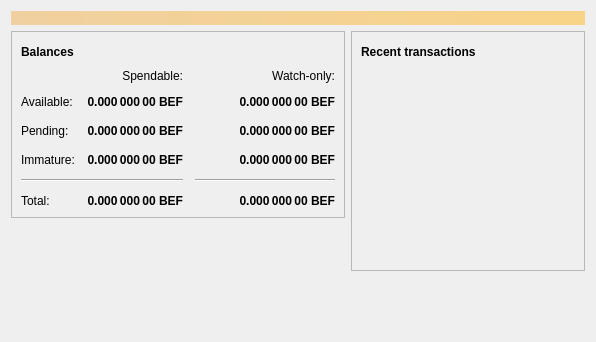
<?xml version="1.0" encoding="UTF-8"?>
<ui version="4.0">
 <class>OverviewPage</class>
 <widget class="QWidget" name="OverviewPage">
  <property name="geometry">
   <rect>
    <x>0</x>
    <y>0</y>
    <width>596</width>
    <height>342</height>
   </rect>
  </property>
  <property name="windowTitle">
   <string>Form</string>
  </property>
  <layout class="QVBoxLayout" name="topLayout">
   <item>
    <widget class="QLabel" name="labelAlerts">
     <property name="visible">
      <bool>false</bool>
     </property>
     <property name="styleSheet">
      <string notr="true">background-color: qlineargradient(x1: 0, y1: 0, x2: 1, y2: 0, stop:0 #F0D0A0, stop:1 #F8D488); color:#000000;</string>
     </property>
     <property name="wordWrap">
      <bool>true</bool>
     </property>
     <property name="margin">
      <number>3</number>
     </property>
    </widget>
   </item>
   <item>
    <layout class="QHBoxLayout" name="horizontalLayout" stretch="1,1">
     <item>
      <layout class="QVBoxLayout" name="verticalLayout_2">
       <item>
        <widget class="QFrame" name="frame">
         <property name="frameShape">
          <enum>QFrame::StyledPanel</enum>
         </property>
         <property name="frameShadow">
          <enum>QFrame::Raised</enum>
         </property>
         <layout class="QVBoxLayout" name="verticalLayout_4">
          <item>
           <layout class="QHBoxLayout" name="horizontalLayout_4">
            <item>
             <widget class="QLabel" name="label_5">
              <property name="font">
               <font>
                <weight>75</weight>
                <bold>true</bold>
               </font>
              </property>
              <property name="text">
               <string>Balances</string>
              </property>
             </widget>
            </item>
            <item>
             <widget class="QPushButton" name="labelWalletStatus">
              <property name="enabled">
               <bool>false</bool>
              </property>
              <property name="maximumSize">
               <size>
                <width>30</width>
                <height>16777215</height>
               </size>
              </property>
              <property name="toolTip">
               <string>The displayed information may be out of date. Your wallet automatically synchronizes with the BeCoin network after a connection is established, but this process has not completed yet.</string>
              </property>
              <property name="text">
               <string/>
              </property>
              <property name="icon">
               <iconset resource="../becoin.qrc">
                <normaloff>:/icons/warning</normaloff>
                <disabledoff>:/icons/warning</disabledoff>:/icons/warning</iconset>
              </property>
              <property name="iconSize">
               <size>
                <width>24</width>
                <height>24</height>
               </size>
              </property>
              <property name="flat">
               <bool>true</bool>
              </property>
             </widget>
            </item>
            <item>
             <spacer name="horizontalSpacer_3">
              <property name="orientation">
               <enum>Qt::Horizontal</enum>
              </property>
              <property name="sizeHint" stdset="0">
               <size>
                <width>40</width>
                <height>20</height>
               </size>
              </property>
             </spacer>
            </item>
           </layout>
          </item>
          <item>
           <layout class="QGridLayout" name="gridLayout">
            <property name="spacing">
             <number>12</number>
            </property>
            <item row="2" column="2">
             <widget class="QLabel" name="labelWatchPending">
              <property name="font">
               <font>
                <weight>75</weight>
                <bold>true</bold>
               </font>
              </property>
              <property name="cursor">
               <cursorShape>IBeamCursor</cursorShape>
              </property>
              <property name="toolTip">
               <string>Unconfirmed transactions to watch-only addresses</string>
              </property>
              <property name="text">
               <string notr="true">0.000 000 00 BEF</string>
              </property>
              <property name="alignment">
               <set>Qt::AlignRight|Qt::AlignTrailing|Qt::AlignVCenter</set>
              </property>
              <property name="textInteractionFlags">
               <set>Qt::LinksAccessibleByMouse|Qt::TextSelectableByKeyboard|Qt::TextSelectableByMouse</set>
              </property>
             </widget>
            </item>
            <item row="2" column="1">
             <widget class="QLabel" name="labelUnconfirmed">
              <property name="font">
               <font>
                <weight>75</weight>
                <bold>true</bold>
               </font>
              </property>
              <property name="cursor">
               <cursorShape>IBeamCursor</cursorShape>
              </property>
              <property name="toolTip">
               <string>Total of transactions that have yet to be confirmed, and do not yet count toward the spendable balance</string>
              </property>
              <property name="text">
               <string notr="true">0.000 000 00 BEF</string>
              </property>
              <property name="alignment">
               <set>Qt::AlignRight|Qt::AlignTrailing|Qt::AlignVCenter</set>
              </property>
              <property name="textInteractionFlags">
               <set>Qt::LinksAccessibleByMouse|Qt::TextSelectableByKeyboard|Qt::TextSelectableByMouse</set>
              </property>
             </widget>
            </item>
            <item row="3" column="2">
             <widget class="QLabel" name="labelWatchImmature">
              <property name="font">
               <font>
                <weight>75</weight>
                <bold>true</bold>
               </font>
              </property>
              <property name="cursor">
               <cursorShape>IBeamCursor</cursorShape>
              </property>
              <property name="toolTip">
               <string>Mined balance in watch-only addresses that has not yet matured</string>
              </property>
              <property name="text">
               <string notr="true">0.000 000 00 BEF</string>
              </property>
              <property name="alignment">
               <set>Qt::AlignRight|Qt::AlignTrailing|Qt::AlignVCenter</set>
              </property>
              <property name="textInteractionFlags">
               <set>Qt::LinksAccessibleByMouse|Qt::TextSelectableByKeyboard|Qt::TextSelectableByMouse</set>
              </property>
             </widget>
            </item>
            <item row="4" column="0" colspan="2">
             <widget class="Line" name="line">
              <property name="orientation">
               <enum>Qt::Horizontal</enum>
              </property>
             </widget>
            </item>
            <item row="4" column="2">
             <widget class="Line" name="lineWatchBalance">
              <property name="sizePolicy">
               <sizepolicy hsizetype="Preferred" vsizetype="Fixed">
                <horstretch>0</horstretch>
                <verstretch>0</verstretch>
               </sizepolicy>
              </property>
              <property name="minimumSize">
               <size>
                <width>140</width>
                <height>0</height>
               </size>
              </property>
              <property name="orientation">
               <enum>Qt::Horizontal</enum>
              </property>
             </widget>
            </item>
            <item row="5" column="0">
             <widget class="QLabel" name="labelTotalText">
              <property name="text">
               <string>Total:</string>
              </property>
             </widget>
            </item>
            <item row="3" column="1">
             <widget class="QLabel" name="labelImmature">
              <property name="font">
               <font>
                <weight>75</weight>
                <bold>true</bold>
               </font>
              </property>
              <property name="cursor">
               <cursorShape>IBeamCursor</cursorShape>
              </property>
              <property name="toolTip">
               <string>Mined balance that has not yet matured</string>
              </property>
              <property name="text">
               <string notr="true">0.000 000 00 BEF</string>
              </property>
              <property name="alignment">
               <set>Qt::AlignRight|Qt::AlignTrailing|Qt::AlignVCenter</set>
              </property>
              <property name="textInteractionFlags">
               <set>Qt::LinksAccessibleByMouse|Qt::TextSelectableByKeyboard|Qt::TextSelectableByMouse</set>
              </property>
             </widget>
            </item>
            <item row="2" column="3">
             <spacer name="horizontalSpacer_2">
              <property name="orientation">
               <enum>Qt::Horizontal</enum>
              </property>
              <property name="sizeHint" stdset="0">
               <size>
                <width>40</width>
                <height>20</height>
               </size>
              </property>
             </spacer>
            </item>
            <item row="3" column="0">
             <widget class="QLabel" name="labelImmatureText">
              <property name="text">
               <string>Immature:</string>
              </property>
             </widget>
            </item>
            <item row="5" column="1">
             <widget class="QLabel" name="labelTotal">
              <property name="font">
               <font>
                <weight>75</weight>
                <bold>true</bold>
               </font>
              </property>
              <property name="cursor">
               <cursorShape>IBeamCursor</cursorShape>
              </property>
              <property name="toolTip">
               <string>Your current total balance</string>
              </property>
              <property name="text">
               <string notr="true">0.000 000 00 BEF</string>
              </property>
              <property name="alignment">
               <set>Qt::AlignRight|Qt::AlignTrailing|Qt::AlignVCenter</set>
              </property>
              <property name="textInteractionFlags">
               <set>Qt::LinksAccessibleByMouse|Qt::TextSelectableByKeyboard|Qt::TextSelectableByMouse</set>
              </property>
             </widget>
            </item>
            <item row="5" column="2">
             <widget class="QLabel" name="labelWatchTotal">
              <property name="font">
               <font>
                <weight>75</weight>
                <bold>true</bold>
               </font>
              </property>
              <property name="cursor">
               <cursorShape>IBeamCursor</cursorShape>
              </property>
              <property name="toolTip">
               <string>Current total balance in watch-only addresses</string>
              </property>
              <property name="text">
               <string notr="true">0.000 000 00 BEF</string>
              </property>
              <property name="alignment">
               <set>Qt::AlignRight|Qt::AlignTrailing|Qt::AlignVCenter</set>
              </property>
              <property name="textInteractionFlags">
               <set>Qt::LinksAccessibleByMouse|Qt::TextSelectableByKeyboard|Qt::TextSelectableByMouse</set>
              </property>
             </widget>
            </item>
            <item row="0" column="2">
             <widget class="QLabel" name="labelWatchonly">
              <property name="text">
               <string>Watch-only:</string>
              </property>
              <property name="alignment">
               <set>Qt::AlignRight|Qt::AlignTrailing|Qt::AlignVCenter</set>
              </property>
             </widget>
            </item>
            <item row="1" column="0">
             <widget class="QLabel" name="labelBalanceText">
              <property name="text">
               <string>Available:</string>
              </property>
             </widget>
            </item>
            <item row="1" column="1">
             <widget class="QLabel" name="labelBalance">
              <property name="font">
               <font>
                <weight>75</weight>
                <bold>true</bold>
               </font>
              </property>
              <property name="cursor">
               <cursorShape>IBeamCursor</cursorShape>
              </property>
              <property name="toolTip">
               <string>Your current spendable balance</string>
              </property>
              <property name="text">
               <string notr="true">0.000 000 00 BEF</string>
              </property>
              <property name="alignment">
               <set>Qt::AlignRight|Qt::AlignTrailing|Qt::AlignVCenter</set>
              </property>
              <property name="textInteractionFlags">
               <set>Qt::LinksAccessibleByMouse|Qt::TextSelectableByKeyboard|Qt::TextSelectableByMouse</set>
              </property>
             </widget>
            </item>
            <item row="1" column="2">
             <widget class="QLabel" name="labelWatchAvailable">
              <property name="font">
               <font>
                <weight>75</weight>
                <bold>true</bold>
               </font>
              </property>
              <property name="cursor">
               <cursorShape>IBeamCursor</cursorShape>
              </property>
              <property name="toolTip">
               <string>Your current balance in watch-only addresses</string>
              </property>
              <property name="text">
               <string notr="true">0.000 000 00 BEF</string>
              </property>
              <property name="alignment">
               <set>Qt::AlignRight|Qt::AlignTrailing|Qt::AlignVCenter</set>
              </property>
              <property name="textInteractionFlags">
               <set>Qt::LinksAccessibleByMouse|Qt::TextSelectableByKeyboard|Qt::TextSelectableByMouse</set>
              </property>
             </widget>
            </item>
            <item row="2" column="0">
             <widget class="QLabel" name="labelPendingText">
              <property name="text">
               <string>Pending:</string>
              </property>
             </widget>
            </item>
            <item row="0" column="1">
             <widget class="QLabel" name="labelSpendable">
              <property name="text">
               <string>Spendable:</string>
              </property>
              <property name="alignment">
               <set>Qt::AlignRight|Qt::AlignTrailing|Qt::AlignVCenter</set>
              </property>
             </widget>
            </item>
           </layout>
          </item>
         </layout>
        </widget>
       </item>
       <item>
        <spacer name="verticalSpacer">
         <property name="orientation">
          <enum>Qt::Vertical</enum>
         </property>
         <property name="sizeHint" stdset="0">
          <size>
           <width>20</width>
           <height>40</height>
          </size>
         </property>
        </spacer>
       </item>
      </layout>
     </item>
     <item>
      <layout class="QVBoxLayout" name="verticalLayout_3">
       <item>
        <widget class="QFrame" name="frame_2">
         <property name="frameShape">
          <enum>QFrame::StyledPanel</enum>
         </property>
         <property name="frameShadow">
          <enum>QFrame::Raised</enum>
         </property>
         <layout class="QVBoxLayout" name="verticalLayout">
          <item>
           <layout class="QHBoxLayout" name="horizontalLayout_2">
            <item>
             <widget class="QLabel" name="label_4">
              <property name="font">
               <font>
                <weight>75</weight>
                <bold>true</bold>
               </font>
              </property>
              <property name="text">
               <string>Recent transactions</string>
              </property>
             </widget>
            </item>
            <item>
             <widget class="QPushButton" name="labelTransactionsStatus">
              <property name="enabled">
               <bool>false</bool>
              </property>
              <property name="maximumSize">
               <size>
                <width>30</width>
                <height>16777215</height>
               </size>
              </property>
              <property name="toolTip">
               <string>The displayed information may be out of date. Your wallet automatically synchronizes with the BeCoin network after a connection is established, but this process has not completed yet.</string>
              </property>
              <property name="text">
               <string/>
              </property>
              <property name="icon">
               <iconset resource="../becoin.qrc">
                <normaloff>:/icons/warning</normaloff>
                <disabledoff>:/icons/warning</disabledoff>:/icons/warning</iconset>
              </property>
              <property name="iconSize">
               <size>
                <width>24</width>
                <height>24</height>
               </size>
              </property>
              <property name="flat">
               <bool>true</bool>
              </property>
             </widget>
            </item>
            <item>
             <spacer name="horizontalSpacer">
              <property name="orientation">
               <enum>Qt::Horizontal</enum>
              </property>
              <property name="sizeHint" stdset="0">
               <size>
                <width>40</width>
                <height>20</height>
               </size>
              </property>
             </spacer>
            </item>
           </layout>
          </item>
          <item>
           <widget class="QListView" name="listTransactions">
            <property name="styleSheet">
             <string notr="true">QListView { background: transparent; }</string>
            </property>
            <property name="frameShape">
             <enum>QFrame::NoFrame</enum>
            </property>
            <property name="verticalScrollBarPolicy">
             <enum>Qt::ScrollBarAlwaysOff</enum>
            </property>
            <property name="horizontalScrollBarPolicy">
             <enum>Qt::ScrollBarAlwaysOff</enum>
            </property>
            <property name="selectionMode">
             <enum>QAbstractItemView::NoSelection</enum>
            </property>
           </widget>
          </item>
         </layout>
        </widget>
       </item>
       <item>
        <spacer name="verticalSpacer_2">
         <property name="orientation">
          <enum>Qt::Vertical</enum>
         </property>
         <property name="sizeHint" stdset="0">
          <size>
           <width>20</width>
           <height>40</height>
          </size>
         </property>
        </spacer>
       </item>
      </layout>
     </item>
    </layout>
   </item>
  </layout>
 </widget>
 <resources/>
 <connections/>
</ui>
